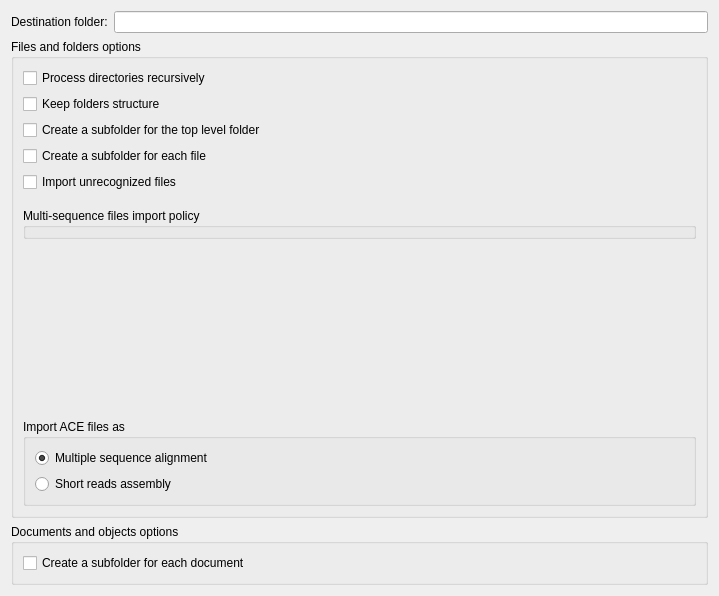
<?xml version="1.0" encoding="UTF-8"?>
<ui version="4.0">
 <class>ImportOptionsWidget</class>
 <widget class="QWidget" name="ImportOptionsWidget">
  <property name="geometry">
   <rect>
    <x>0</x>
    <y>0</y>
    <width>719</width>
    <height>596</height>
   </rect>
  </property>
  <property name="windowTitle">
   <string>Import to the Database Options</string>
  </property>
  <layout class="QGridLayout" name="gridLayout">
   <item row="0" column="0">
    <layout class="QHBoxLayout" name="horizontalLayout">
     <item>
      <widget class="QLabel" name="lblBaseFolder">
       <property name="text">
        <string>Destination folder:</string>
       </property>
      </widget>
     </item>
     <item>
      <widget class="QLineEdit" name="leBaseFolder"/>
     </item>
    </layout>
   </item>
   <item row="1" column="0">
    <widget class="QGroupBox" name="gbFilesAndFolders">
     <property name="title">
      <string>Files and folders options</string>
     </property>
     <layout class="QVBoxLayout" name="verticalLayout_2">
      <item>
       <widget class="QCheckBox" name="cbRecursively">
        <property name="text">
         <string>Process directories recursively</string>
        </property>
       </widget>
      </item>
      <item>
       <widget class="QCheckBox" name="cbKeepStructure">
        <property name="text">
         <string>Keep folders structure</string>
        </property>
       </widget>
      </item>
      <item>
       <widget class="QCheckBox" name="cbCreateSubfoldersForTopLevelFolder">
        <property name="text">
         <string>Create a subfolder for the top level folder</string>
        </property>
       </widget>
      </item>
      <item>
       <widget class="QCheckBox" name="cbCreateSubfoldersForFiles">
        <property name="text">
         <string>Create a subfolder for each file</string>
        </property>
       </widget>
      </item>
      <item>
       <widget class="QCheckBox" name="cbImportUnrecognized">
        <property name="text">
         <string>Import unrecognized files</string>
        </property>
       </widget>
      </item>
      <item>
       <spacer name="verticalSpacer">
        <property name="orientation">
         <enum>Qt::Vertical</enum>
        </property>
        <property name="sizeType">
         <enum>QSizePolicy::Fixed</enum>
        </property>
        <property name="sizeHint" stdset="0">
         <size>
          <width>20</width>
          <height>10</height>
         </size>
        </property>
       </spacer>
      </item>
      <item>
       <widget class="QGroupBox" name="gbMultiSequencePolicy">
        <property name="title">
         <string>Multi-sequence files import policy</string>
        </property>
        <widget class="QRadioButton" name="rbSeparate">
         <property name="geometry">
          <rect>
           <x>12</x>
           <y>32</y>
           <width>228</width>
           <height>23</height>
          </rect>
         </property>
         <property name="text">
          <string>Import as separate sequences</string>
         </property>
         <property name="checked">
          <bool>true</bool>
         </property>
        </widget>
        <widget class="QRadioButton" name="rbMerge">
         <property name="geometry">
          <rect>
           <x>12</x>
           <y>61</y>
           <width>223</width>
           <height>23</height>
          </rect>
         </property>
         <property name="text">
          <string>Merge into a single sequence</string>
         </property>
        </widget>
        <widget class="QRadioButton" name="rbMalignment">
         <property name="geometry">
          <rect>
           <x>12</x>
           <y>124</y>
           <width>157</width>
           <height>23</height>
          </rect>
         </property>
         <property name="text">
          <string>Join into alignment</string>
         </property>
        </widget>
        <widget class="QWidget" name="">
         <property name="geometry">
          <rect>
           <x>10</x>
           <y>90</y>
           <width>659</width>
           <height>28</height>
          </rect>
         </property>
         <layout class="QHBoxLayout" name="horizontalLayout_2">
          <item>
           <widget class="QLabel" name="label">
            <property name="text">
             <string>Number of unknown symbols (N - for nucleic or X - for amino) between parts:</string>
            </property>
           </widget>
          </item>
          <item>
           <widget class="QSpinBox" name="sbMerge">
            <property name="enabled">
             <bool>false</bool>
            </property>
            <property name="suffix">
             <string> bases</string>
            </property>
            <property name="maximum">
             <number>1000000</number>
            </property>
            <property name="value">
             <number>10</number>
            </property>
           </widget>
          </item>
         </layout>
        </widget>
        <zorder>rbSeparate</zorder>
        <zorder>rbMerge</zorder>
        <zorder>rbMalignment</zorder>
        <zorder>verticalSpacer_2</zorder>
        <zorder>label</zorder>
       </widget>
      </item>
      <item>
       <spacer name="verticalSpacer_2">
        <property name="orientation">
         <enum>Qt::Vertical</enum>
        </property>
        <property name="sizeHint" stdset="0">
         <size>
          <width>20</width>
          <height>10</height>
         </size>
        </property>
       </spacer>
      </item>
      <item>
       <widget class="QGroupBox" name="gbAcePolicy">
        <property name="title">
         <string>Import ACE files as</string>
        </property>
        <layout class="QVBoxLayout" name="verticalLayout_5">
         <item>
          <widget class="QRadioButton" name="rbAceAsMalignment">
           <property name="text">
            <string>Multiple sequence alignment</string>
           </property>
           <property name="checked">
            <bool>true</bool>
           </property>
           <attribute name="buttonGroup">
            <string notr="true">buttonGroup</string>
           </attribute>
          </widget>
         </item>
         <item>
          <widget class="QRadioButton" name="rbAceAsAssembly">
           <property name="text">
            <string>Short reads assembly</string>
           </property>
           <attribute name="buttonGroup">
            <string notr="true">buttonGroup</string>
           </attribute>
          </widget>
         </item>
        </layout>
       </widget>
      </item>
     </layout>
    </widget>
   </item>
   <item row="2" column="0">
    <widget class="QGroupBox" name="gbDocsAndObjects">
     <property name="title">
      <string>Documents and objects options</string>
     </property>
     <layout class="QVBoxLayout" name="verticalLayout_3">
      <item>
       <widget class="QCheckBox" name="cbCreateSubfoldersforDocs">
        <property name="text">
         <string>Create a subfolder for each document</string>
        </property>
       </widget>
      </item>
     </layout>
    </widget>
   </item>
  </layout>
 </widget>
 <resources/>
 <connections>
  <connection>
   <sender>rbMerge</sender>
   <signal>toggled(bool)</signal>
   <receiver>sbMerge</receiver>
   <slot>setEnabled(bool)</slot>
   <hints>
    <hint type="sourcelabel">
     <x>110</x>
     <y>203</y>
    </hint>
    <hint type="destinationlabel">
     <x>414</x>
     <y>235</y>
    </hint>
   </hints>
  </connection>
 </connections>
 <buttongroups>
  <buttongroup name="buttonGroup"/>
 </buttongroups>
</ui>
